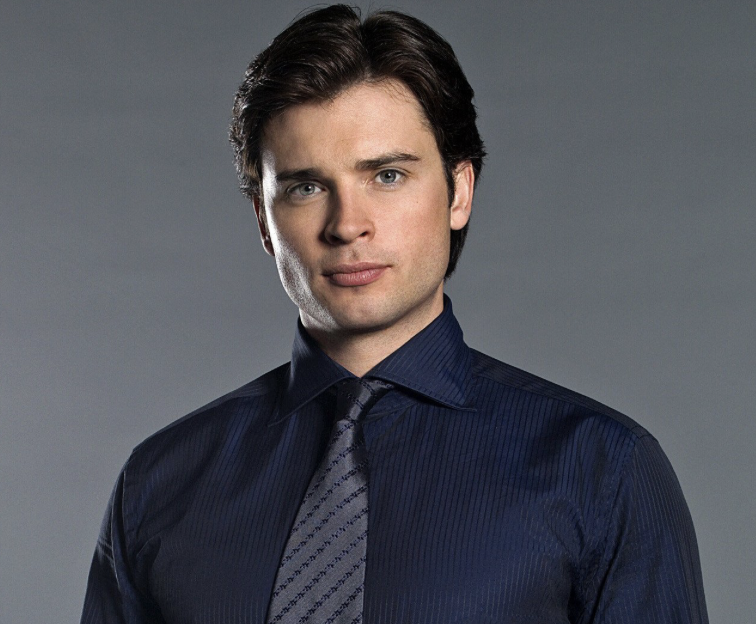
#> input picture img.png, 756 x 624 px, found by its file name
$ jupyter execute Image_filters.ipynb
#> lines starting #> are read from the running program, lines starting #| are printed output that depends on the picture
[cell 1]
import cv2
import numpy as np
import matplotlib.pyplot as plt

[cell 2]
image=cv2.imread("/content/img.png",cv2.IMREAD_GRAYSCALE)
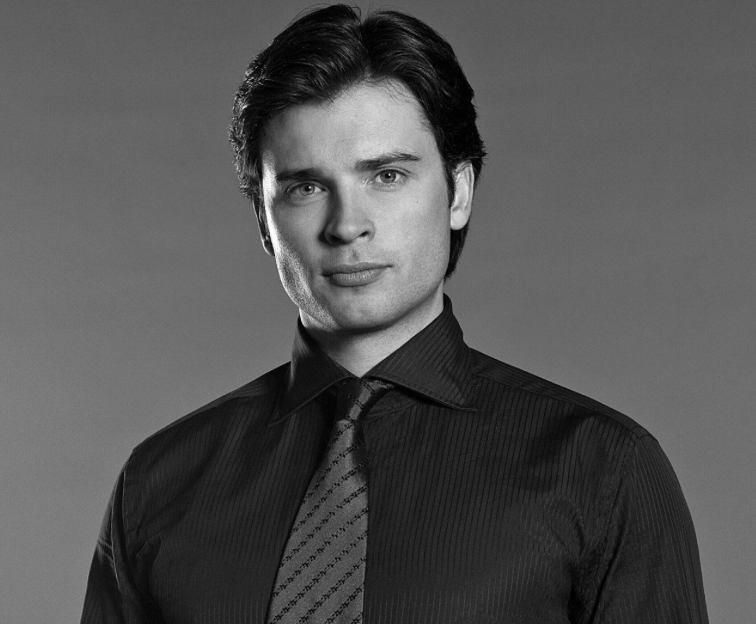
#> image: shape (624, 756); min 0, max 253, mean 83.6
image=cv2.cvtColor(image,cv2.COLOR_BGR2RGB,)
#> image: shape (624, 756, 3)
image

[cell 3]
def add_gaussian_noise(image, mean=0, std=25):
#> called with mean = 0, std = 20
    noise = np.random.normal(mean, std, image.shape)
    noisy_image = image + noise
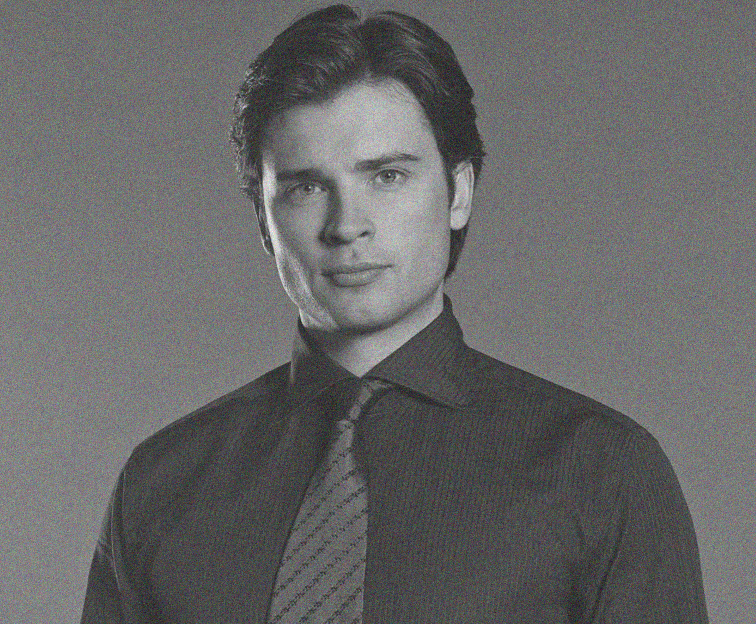
#> noisy_image: shape (624, 756, 3) float64; mean R, G, B 83.5, 83.6, 83.6; drawn with min black and max white
    noisy_image = np.clip(noisy_image, 0, 255)
    return noisy_image.astype(np.uint8)

def apply_mean_filter(image, kernel_size=3):
#> called with kernel_size = 5
    filtered_image = cv2.blur(image, (kernel_size, kernel_size))
    return filtered_image

def apply_median_filter(image, kernel_size=3):
    filtered_image = cv2.medianBlur(image, kernel_size)
    return filtered_image


mean = 0
std = 20
noisy_image = add_gaussian_noise(image, mean, std)
filtered_image = apply_mean_filter(noisy_image, kernel_size=5)

plt.figure(figsize=(15, 5))
plt.subplot(1, 3, 1)
plt.title("Imagem Original")
plt.imshow(image)
plt.axis("off")

plt.subplot(1, 3, 2)
plt.title("Imagem com Ruído Gaussiano")
plt.imshow(noisy_image)
plt.axis("off")

plt.subplot(1, 3, 3)
plt.title("Imagem com Filtro da Média")
plt.imshow(filtered_image)
plt.axis("off")

plt.show()
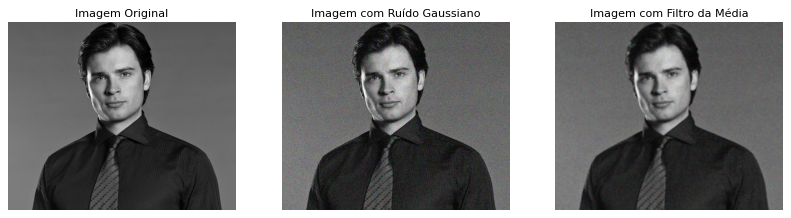
#> figure drawn by matplotlib, 3 panels

[cell 4]
filtered_image = apply_median_filter(noisy_image, kernel_size=3)

plt.figure(figsize=(15, 5))
plt.subplot(1, 3, 1)
plt.title("Imagem Original")
plt.imshow(image, cmap="gray")
plt.axis("off")

plt.subplot(1, 3, 2)
plt.title("Imagem com Ruído Gaussiano")
plt.imshow(noisy_image, cmap="gray")
plt.axis("off")

plt.subplot(1, 3, 3)
plt.title("Imagem com Filtro da Mediana")
plt.imshow(filtered_image, cmap="gray")
plt.axis("off")

plt.show()
